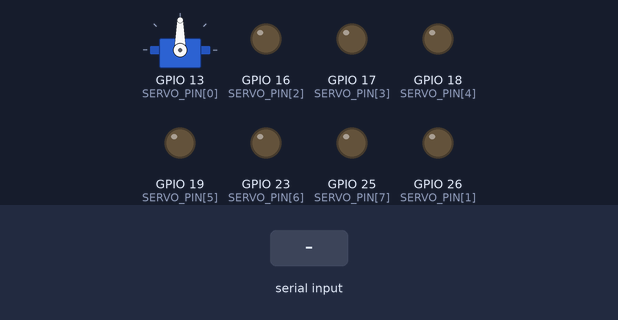
A sketch run on a simulated ESP32. Shown: servo, output pins drawn as LEDs (lit = HIGH). The test bench sets the inputs (shaded band). What the sketch prints to the serial monitor is not drawn.

Above: at 1.5 s.
1.6 s: "s" received over Serial
At 2.07 s:
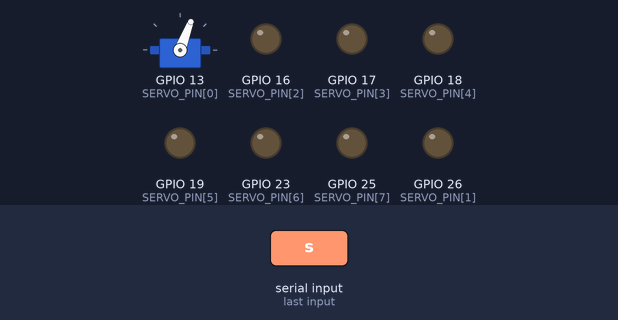
4.6 s: "l" received over Serial
At 4.77 s:
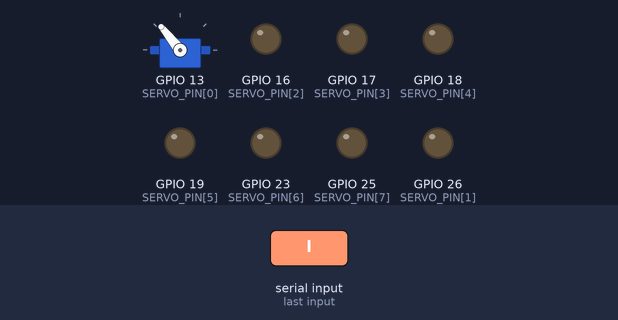
Timing chart, 0 to 7.6 s (numbered marks = the images above; inputs shaded):
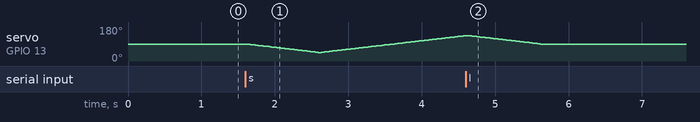

The sketch:

servo_center.ino
```cpp
// Ouro assembly helper: centre one servo at 1500 us so the horn can be fitted with the link straight.
// Flash to the ROBOT's ESP32, open Serial Monitor at 115200, battery plugged in (servo power comes from the board).
//   1..8   pick the joint (uses the robot's pin for that joint, see docs/electronics.md)
//   c      centre: 1500 us          s   sweep 1000 -> 2000 -> 1500 us, slowly
//   + / -  nudge 10 us              l   limp (no pulses)
// Board: "ESP32 Dev Module" (FQBN esp32:esp32:esp32), library ESP32Servo 3.x.
#include <ESP32Servo.h>

const uint8_t SERVO_PIN[8] = {13, 26, 16, 17, 18, 19, 23, 25};   // same map as ouro_robot.ino
Servo sv;
int joint = 0, us = 1500;

void drive(int pulse) {
  us = constrain(pulse, 500, 2500);
  sv.writeMicroseconds(us);
  Serial.printf("joint %d (GPIO %d): %d us\n", joint + 1, SERVO_PIN[joint], us);
}

void pick(int j) {
  if (sv.attached()) { sv.detach(); }
  pinMode(SERVO_PIN[joint], OUTPUT);  digitalWrite(SERVO_PIN[joint], LOW);   // old pin: quiet
  joint = j;
  sv.setPeriodHertz(50);
  sv.attach(SERVO_PIN[joint], 500, 2500);
  sv.setTimerWidth(16);
  drive(1500);
}

void setup() {
  Serial.begin(115200);
  for (uint8_t p : SERVO_PIN) { pinMode(p, OUTPUT);  digitalWrite(p, LOW); }
  delay(300);
  Serial.println("\nservo_center: 1..8 joint, c centre, s sweep, +/- 10 us, l limp");
  pick(0);
}

void loop() {
  if (!Serial.available()) { delay(5); return; }
  char k = Serial.read();
  if (k >= '1' && k <= '8') pick(k - '1');
  else if (k == 'c') { if (!sv.attached()) pick(joint); drive(1500); }
  else if (k == '+') drive(us + 10);
  else if (k == '-') drive(us - 10);
  else if (k == 'l') { sv.release(); Serial.println("limp"); }
  else if (k == 's') {
    if (!sv.attached()) pick(joint);
    for (int p = us; p >= 1000; p -= 5) { sv.writeMicroseconds(p); delay(10); }
    for (int p = 1000; p <= 2000; p += 5) { sv.writeMicroseconds(p); delay(10); }
    for (int p = 2000; p >= 1500; p -= 5) { sv.writeMicroseconds(p); delay(10); }
    drive(1500);
  }
}
```
